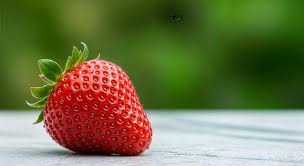
#> input picture image.jpg, 304 x 166 px, given in place of the camera
$ python main.py
#> lines starting #> are read from the running program, lines starting #| are printed output that depends on the picture; after the words box and inside, x2 and y2 are one past the last pixel; in counts of white or black regions, pixels touching at a corner belong together
"""
Motion Detection & Object Tracking
===================================
Handles fast-moving objects by combining:
  1. CSRT tracker (accurate appearance model)
  2. Kalman filter  (velocity-based position prediction)
  3. Lucas-Kanade sparse optical flow (fast-motion displacement estimation)

When CSRT loses the object, the Kalman-predicted position (adjusted by OF
displacement) is used to instantly re-seed a fresh CSRT tracker.
"""

import cv2
import numpy as np
from collections import deque
import time

# ────────────────────────── CONFIG ──────────────────────────────
WINDOW_NAME      = "Motion Detection & Object Tracking"
FRAME_WIDTH      = 800
FRAME_HEIGHT     = 500

MOTION_THRESHOLD = 0.008          # fraction of changed pixels → motion
SMOOTH_WINDOW    = 5              # frames for majority-vote smoothing
ALPHA_REF        = 0.05           # reference frame learning rate
BOX_SMOOTH       = 0.55           # EMA factor for display box (0=frozen, 1=raw)

MAX_REINIT       = 10             # max consecutive auto re-init attempts
REINIT_COOLDOWN  = 0.10           # seconds between re-init attempts
VELOCITY_SCALE   = 1.8            # how far ahead of velocity to search
SEARCH_EXPAND    = 1.4            # expand re-init box by this factor

LK_PARAMS = dict(
    winSize  = (21, 21),
    maxLevel = 3,
    criteria = (cv2.TERM_CRITERIA_EPS | cv2.TERM_CRITERIA_COUNT, 30, 0.01),
)
FEATURE_PARAMS = dict(
    maxCorners   = 80,
    qualityLevel = 0.2,
    minDistance  = 5,
    blockSize    = 5,
)
# ────────────────────────────────────────────────────────────────


# ══════════════ Kalman filter for (cx, cy, w, h) + velocity ════
class KalmanBoxTracker:
    """Constant-velocity Kalman filter over [cx, cy, w, h, vx, vy, vw, vh]."""

    # [28 lines left out: functions __init__, _xywh_to_center, not called in this run]

    @staticmethod
    def _center_to_xywh(cx, cy, w, h):
        return int(cx - w / 2), int(cy - h / 2), max(4, int(w)), max(4, int(h))

    # [84 lines left out: functions velocity, predict, update, clamp_box, make_tracker, init_tracker and 4 more, not called in this run]


# ══════════════════════════ HUD ═════════════════════════════════
def draw_overlay(frame, status, color, fps,
                 smooth_box, raw_box, motion_score, reinit_count, vel):
    H, W  = frame.shape[:2]

    # ── top bar
    bar = frame.copy()
    cv2.rectangle(bar, (0, 0), (W, 44), (18, 18, 18), -1)
    cv2.addWeighted(bar, 0.55, frame, 0.45, 0, frame)

    cv2.putText(frame, status, (12, 30),
                cv2.FONT_HERSHEY_SIMPLEX, 0.85, color, 2, cv2.LINE_AA)

    fps_str = f"FPS: {fps:.1f}"
    (fw, _), _ = cv2.getTextSize(fps_str, cv2.FONT_HERSHEY_SIMPLEX, 0.60, 1)
    cv2.putText(frame, fps_str, (W - fw - 10, 28),
                cv2.FONT_HERSHEY_SIMPLEX, 0.60, (180, 180, 180), 1, cv2.LINE_AA)

    # velocity indicator
    if smooth_box is not None and (abs(vel[0]) + abs(vel[1])) > 0.5:
        spd = f"Speed: {(vel[0]**2+vel[1]**2)**0.5:.1f} px/f"
        cv2.putText(frame, spd, (12, H - 36),
                    cv2.FONT_HERSHEY_SIMPLEX, 0.48, (0, 200, 255), 1, cv2.LINE_AA)

    if reinit_count > 0:
        ri = f"Re-init: {reinit_count}/{MAX_REINIT}"
        (rw, _), _ = cv2.getTextSize(ri, cv2.FONT_HERSHEY_SIMPLEX, 0.48, 1)
        cv2.putText(frame, ri, (W - rw - 10, 46),
                    cv2.FONT_HERSHEY_SIMPLEX, 0.48, (0, 180, 255), 1, cv2.LINE_AA)

    # ── raw box (faint)
    if raw_box is not None and smooth_box is not None:
        rx, ry, rw, rh = raw_box
        cv2.rectangle(frame, (rx, ry), (rx + rw, ry + rh), (70, 70, 70), 1)

    # ── smoothed box + corners
    if smooth_box is not None:
        x, y, bw, bh = smooth_box
        cv2.rectangle(frame, (x, y), (x + bw, y + bh), color, 2)

        cl, ct = 16, 3
        for cx, cy_, dx, dy in [
            (x,      y,         1,  1),
            (x + bw, y,        -1,  1),
            (x,      y + bh,    1, -1),
            (x + bw, y + bh,   -1, -1),
        ]:
            cv2.line(frame, (cx, cy_), (cx + dx * cl, cy_),  color, ct)
            cv2.line(frame, (cx, cy_), (cx, cy_ + dy * cl),  color, ct)

        # Velocity arrow (from box centre)
        if (abs(vel[0]) + abs(vel[1])) > 0.5:
            ox, oy = x + bw // 2, y + bh // 2
            ex = int(ox + vel[0] * 4)
            ey = int(oy + vel[1] * 4)
            cv2.arrowedLine(frame, (ox, oy), (ex, ey),
                            (0, 220, 255), 2, tipLength=0.35)

        # Motion bar
        by = min(y + bh + 6, H - 14)
        filled = int(bw * min(motion_score / max(MOTION_THRESHOLD * 5, 1e-6), 1.0))
        bc = (0, 220, 80) if motion_score < MOTION_THRESHOLD else (0, 60, 255)
        cv2.rectangle(frame, (x, by), (x + bw, by + 7), (50, 50, 50), -1)
        if filled > 0:
            cv2.rectangle(frame, (x, by), (x + filled, by + 7), bc, -1)

    # ── bottom hint
    hint_bar = frame.copy()
    cv2.rectangle(hint_bar, (0, H - 28), (W, H), (18, 18, 18), -1)
    cv2.addWeighted(hint_bar, 0.55, frame, 0.45, 0, frame)
    cv2.putText(frame, "  [S] Select object    [R] Reset    [Q] Quit",
                (8, H - 8), cv2.FONT_HERSHEY_SIMPLEX, 0.48,
                (140, 140, 140), 1, cv2.LINE_AA)


# ══════════════════════════ MAIN ════════════════════════════════
def open_camera(index=0, retries=3):
    for attempt in range(retries):
        cap = cv2.VideoCapture(index, cv2.CAP_DSHOW)
        if cap.isOpened():
            cap.set(cv2.CAP_PROP_FRAME_WIDTH,  FRAME_WIDTH)
            cap.set(cv2.CAP_PROP_FRAME_HEIGHT, FRAME_HEIGHT)
            cap.set(cv2.CAP_PROP_FPS, 30)
            print(f"[INFO] Camera opened (attempt {attempt + 1}).")
            return cap
        cap.release()
        time.sleep(0.4)
    return None


def main():
    cap = open_camera(0)
    if cap is None:
        print("[ERROR] Could not open camera.")
        return

    # ── state variables
    tracker        = None
    kalman         = None
    last_good_box  = None     # last box where CSRT succeeded
    smooth_box     = None     # EMA-smoothed display box
    reference_f    = None     # float32 reference frame
    motion_history = deque(maxlen=SMOOTH_WINDOW)

    reinit_count   = 0
    last_reinit_t  = 0.0

    prev_gray  = None         # for optical flow
    of_pts     = None         # feature points to track

    prev_time  = time.time()
    fps        = 0.0
    vel        = (0.0, 0.0)

    cv2.namedWindow(WINDOW_NAME, cv2.WINDOW_NORMAL)
    cv2.resizeWindow(WINDOW_NAME, FRAME_WIDTH, FRAME_HEIGHT)
    print("[INFO] Running — S: select  R: reset  Q: quit")

    while True:
        # ── grab & preprocess ─────────────────────────────────────
        ret, frame = cap.read()
#> frame is the input picture: shape (166, 304, 3); mean B, G, R 73.6, 116.2, 112.2
        if not ret:
            print("[WARN] Frame grab failed. Reconnecting…")
            cap.release()
            time.sleep(0.5)
            cap = open_camera(0)
            if cap is None:
                break
            continue

        frame = cv2.flip(frame, 1)
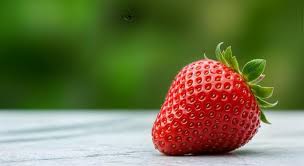
#> frame: shape (166, 304, 3); mean B, G, R 73.6, 116.2, 112.2
        frame = cv2.resize(frame, (FRAME_WIDTH, FRAME_HEIGHT))
#> frame: shape (500, 800, 3)

        gray_blur = cv2.GaussianBlur(
            cv2.cvtColor(frame, cv2.COLOR_BGR2GRAY), (21, 21), 0
        )
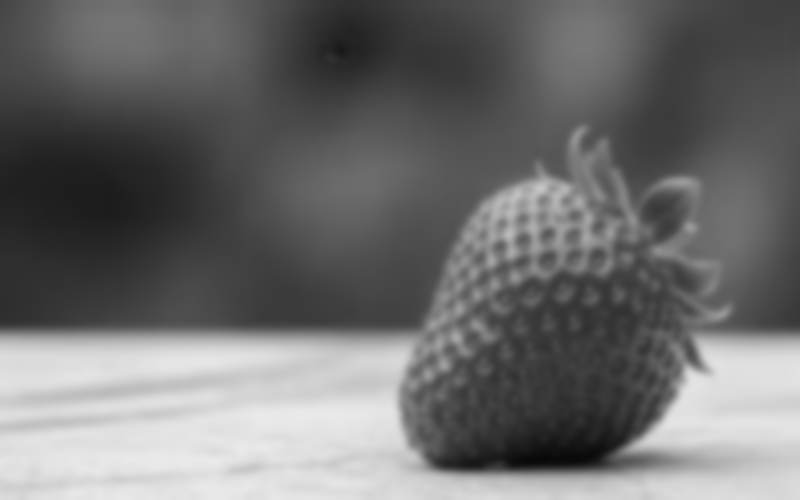
#> gray_blur: shape (500, 800); min 8, max 234, mean 110
        gray_raw  = cv2.cvtColor(frame, cv2.COLOR_BGR2GRAY)
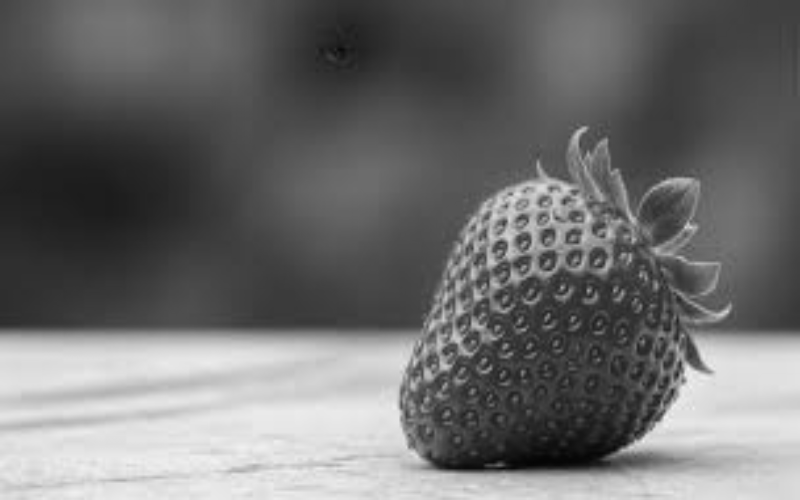
#> gray_raw: shape (500, 800); min 4, max 240, mean 110

        now       = time.time()
        fps       = 0.9 * fps + 0.1 / max(now - prev_time, 1e-6)
        prev_time = now

        status      = "Press [S] to select an object"
        color       = (0, 200, 255)
        raw_box     = None
        motion_score = 0.0

        # ── tracker update ────────────────────────────────────────
        if tracker is not None:
            # ① Kalman prediction (tells us where to look if CSRT fails)
            kalman_pred = kalman.predict() if kalman else None

            # ② Optical flow displacement estimate
            of_dx, of_dy = 0.0, 0.0
            if prev_gray is not None and of_pts is not None:
                of_dx, of_dy = optical_flow_displacement(prev_gray, gray_raw, of_pts)

            # ③ CSRT update
            success, raw = tracker.update(frame)

            if success:
                x, y, w, h = clamp_box(
                    int(raw[0]), int(raw[1]), int(raw[2]), int(raw[3])
                )
                raw_box      = (x, y, w, h)
                last_good_box = raw_box
                reinit_count  = 0

                # Kalman correction
                kalman.update(raw_box)
                vel = kalman.velocity()

                # EMA smooth display box
                smooth_box = smooth_ema(smooth_box, raw_box, BOX_SMOOTH)

                # Feature points for next-frame OF
                of_pts = detect_features(gray_raw, raw_box)

                # ── motion detection on smoothed ROI ──────────────
                sx, sy, sw, sh = smooth_box
                roi = gray_blur[sy:sy + sh, sx:sx + sw]
                if roi.size > 0:
                    if reference_f is None or reference_f.shape != roi.shape:
                        reference_f = roi.astype(np.float32)

                    roi_rs = cv2.resize(
                        roi, (reference_f.shape[1], reference_f.shape[0]),
                        interpolation=cv2.INTER_LINEAR,
                    )
                    ref_u8 = np.clip(reference_f, 0, 255).astype(np.uint8)
                    diff   = cv2.absdiff(ref_u8, roi_rs)
                    _, thresh = cv2.threshold(diff, 20, 255, cv2.THRESH_BINARY)

                    motion_score = float(np.count_nonzero(thresh)) / thresh.size
                    motion_history.append(motion_score > MOTION_THRESHOLD)
                    cv2.accumulateWeighted(roi_rs.astype(np.float32),
                                           reference_f, ALPHA_REF)

                    is_moving = sum(motion_history) > len(motion_history) / 2
                    status = "MOVING" if is_moving else "STABLE"
                    color  = (0, 60, 255) if is_moving else (0, 220, 80)

            else:
                # ── CSRT failed → smart re-init ───────────────────
                can_reinit = (
                    last_good_box is not None
                    and reinit_count < MAX_REINIT
                    and (now - last_reinit_t) >= REINIT_COOLDOWN
                )

                if can_reinit:
                    # Build candidate box using Kalman + OF
                    if kalman_pred is not None:
                        px, py, pw, ph = kalman_pred
                    else:
                        px, py, pw, ph = last_good_box

                    # Shift by optical flow displacement
                    px = int(px + of_dx)
                    py = int(py + of_dy)

                    # Apply velocity look-ahead
                    vx, vy = vel
                    px = int(px + vx * VELOCITY_SCALE)
                    py = int(py + vy * VELOCITY_SCALE)

                    # Slightly expand box so CSRT has more context
                    candidate = expand_box(
                        clamp_box(px, py, pw, ph), SEARCH_EXPAND
                    )

                    print(f"[INFO] Re-init #{reinit_count + 1} at {candidate} "
                          f"(OF dx={of_dx:.1f} dy={of_dy:.1f}  "
                          f"vel vx={vx:.1f} vy={vy:.1f})")

                    new_t = init_tracker(frame, candidate)
                    if new_t is not None:
                        tracker      = new_t
                        reference_f  = None
                        motion_history.clear()
                        smooth_box   = candidate
                        of_pts       = detect_features(gray_raw, candidate)
                        reinit_count += 1
                        last_reinit_t = now
                        status = f"Re-tracking… ({reinit_count}/{MAX_REINIT})"
                        color  = (0, 180, 255)
                    else:
                        reinit_count += 1
                        last_reinit_t = now

                elif reinit_count >= MAX_REINIT:
                    print("[INFO] Max re-inits reached. Object declared lost.")
                    tracker       = None
                    kalman        = None
                    last_good_box = None
                    smooth_box    = None
                    of_pts        = None
                    reference_f   = None
                    motion_history.clear()
                    reinit_count  = 0
                    vel           = (0.0, 0.0)
                    status = "OBJECT LOST  —  Press [S] to reselect"
                    color  = (0, 60, 255)
                else:
                    status = "Searching…"
                    color  = (0, 180, 255)

        prev_gray = gray_raw.copy()

        # ── draw ─────────────────────────────────────────────────
        draw_overlay(frame, status, color, fps,
                     smooth_box, raw_box, motion_score, reinit_count, vel)
#> in draw_overlay, `cv2.rectangle(bar, (0, 0), (W, 44), (18, 18, 18), -1)`:
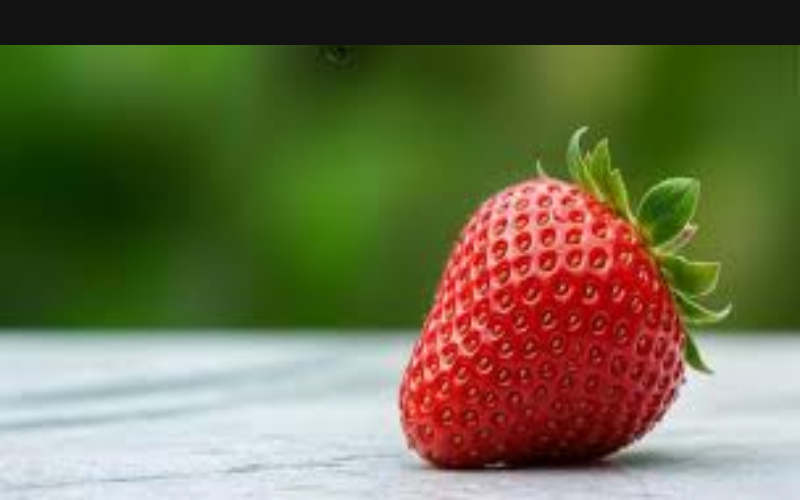
#> bar: shape (500, 800, 3); mean B, G, R 73.1, 108.5, 107.7
#> in draw_overlay, `cv2.putText(frame, fps_str, (W - fw - 10, 28), cv2.FONT_HERSHEY_SIMPLE..`:
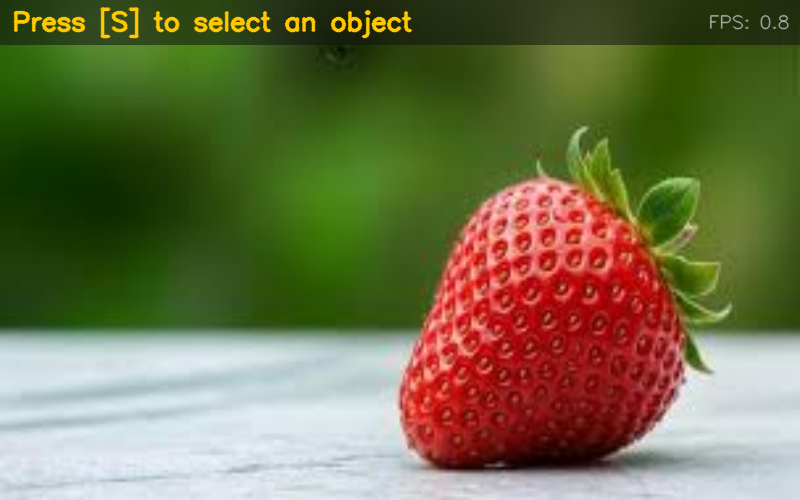
#> frame: shape (500, 800, 3); mean B, G, R 73.2, 113.1, 111.5
#> in draw_overlay, `cv2.rectangle(hint_bar, (0, H - 28), (W, H), (18, 18, 18), -1)`:
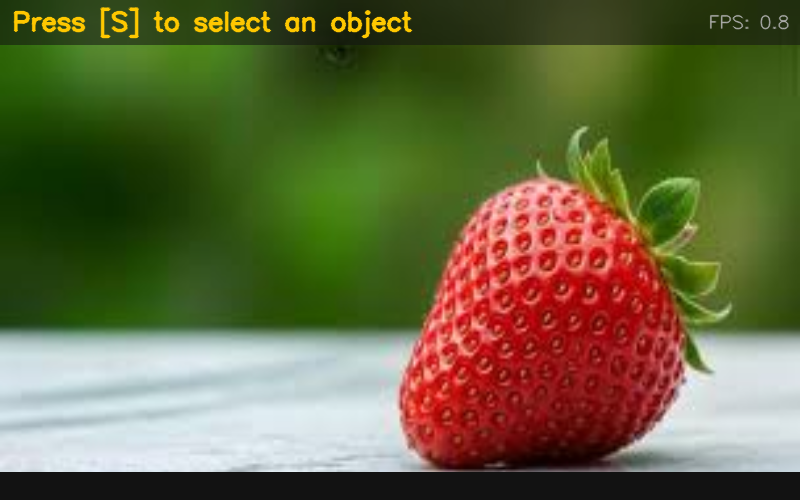
#> hint_bar: shape (500, 800, 3); 5.6% of pixels changed, all inside (x1, y1, x2, y2) = (0, 472, 800, 500)
#> in draw_overlay, `cv2.addWeighted(hint_bar, 0.55, frame, 0.45, 0, frame)`:
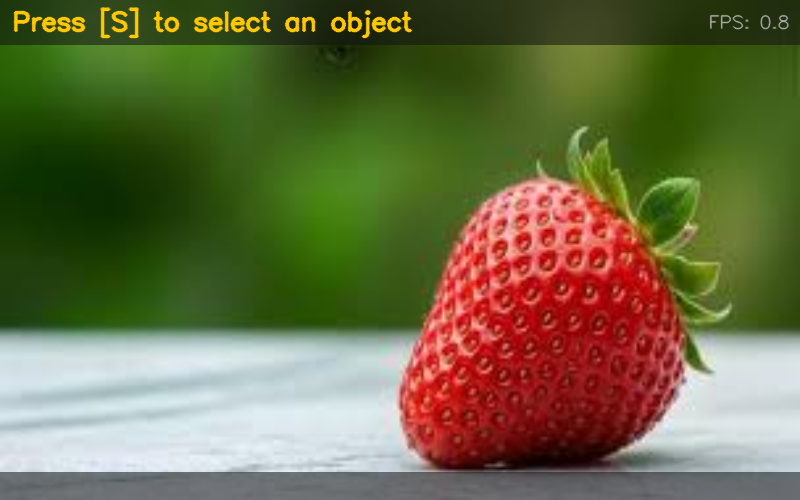
#> frame: shape (500, 800, 3); 5.6% of pixels changed, all inside (x1, y1, x2, y2) = (0, 472, 800, 500)
#> in draw_overlay, `cv2.putText(frame, "  [S] Select object    [R] Reset    [Q] Quit", (8,..`: frame: shape (500, 800, 3); 0.43% of pixels changed, all inside (x1, y1, x2, y2) = (24, 479, 348, 497)
        cv2.imshow(WINDOW_NAME, frame)

        # ── keys ─────────────────────────────────────────────────
        key = cv2.waitKey(1) & 0xFF
#> (key q is pressed here)

        if key in (ord('s'), ord('S')):
            roi = cv2.selectROI(WINDOW_NAME, frame,
                                showCrosshair=True, fromCenter=False)
            if roi[2] > 15 and roi[3] > 15:
                box0 = (int(roi[0]), int(roi[1]), int(roi[2]), int(roi[3]))
                new_t = init_tracker(frame, box0)
                if new_t is not None:
                    tracker       = new_t
                    kalman        = KalmanBoxTracker(box0)
                    last_good_box = box0
                    smooth_box    = box0
                    reference_f   = None
                    motion_history.clear()
                    reinit_count  = 0
                    vel           = (0.0, 0.0)
                    of_pts        = detect_features(gray_raw, box0)
                    print(f"[INFO] Tracker started on {box0}")
                else:
                    print("[ERROR] Init failed — try a different region or better lighting.")
            else:
                print("[WARN] ROI too small (need > 15×15 px).")

        elif key in (ord('r'), ord('R')):
            tracker = kalman = last_good_box = smooth_box = None
            reference_f = of_pts = None
            motion_history.clear()
            reinit_count = 0
            vel = (0.0, 0.0)
            print("[INFO] Reset.")

        elif key in (ord('q'), ord('Q')):
            print("[INFO] Quit.")
            break

        try:
            if cv2.getWindowProperty(WINDOW_NAME, cv2.WND_PROP_VISIBLE) < 1:
                break
        except cv2.error:
            break

    cap.release()
    cv2.destroyAllWindows()
    print("[INFO] Done.")


if __name__ == "__main__":
    main()
